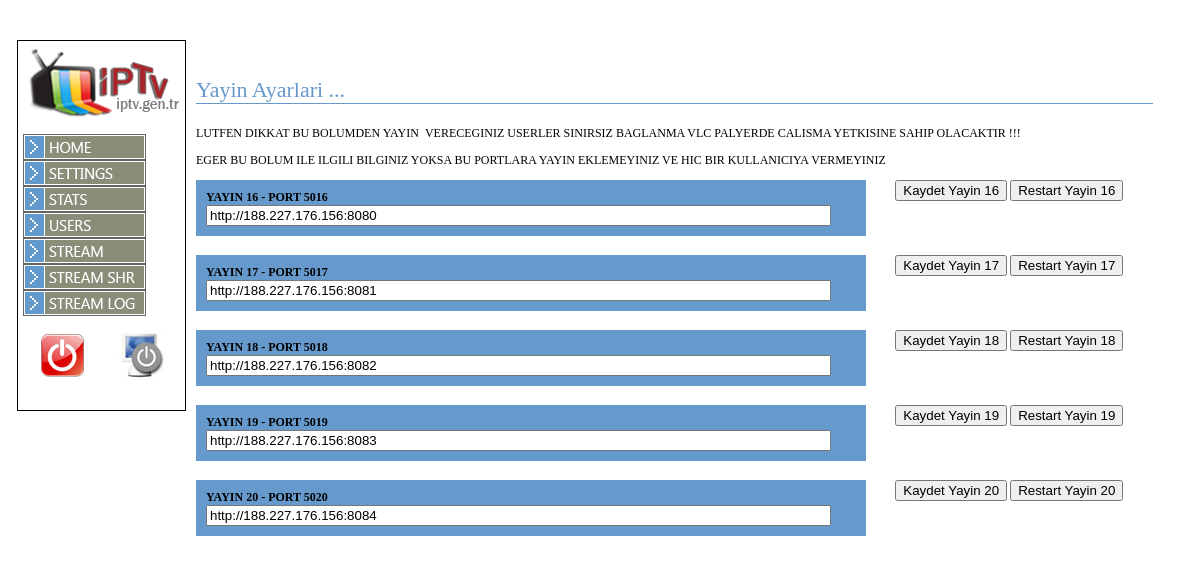
/var/html/nejat/paylas.php (signed in), run on the app's committed database.
### tables this page shows
CREATE TABLE `stream` (
  `id` bigint(20) NOT NULL AUTO_INCREMENT,
  `stream_server` varchar(200) NOT NULL DEFAULT '',
  PRIMARY KEY (`id`)
);

### var/html/nejat/dbc.php (called while the page is built, shortened)
<?php
function checkAdmin() {
if($_SESSION['user_level'] == ADMIN_LEVEL) {
return 1;
} else { return 0 ;
}
}
?>

### var/html/nejat/paylas.php (the view, shortened to what this page needs)
<?php
include 'dbc.php';
$rs_settings11 = mysql_query("select * from stream WHERE id='16' ");
$rs_settings12 = mysql_query("select * from stream WHERE id='17' ");
$rs_settings13 = mysql_query("select * from stream WHERE id='18' ");
$rs_settings14 = mysql_query("select * from stream WHERE id='19' ");
$rs_settings15 = mysql_query("select * from stream WHERE id='20' ");
?>
<html>
<head>
<link href="styles.css" rel="stylesheet" type="text/css">
</head>
<body>
<table width="100%" border="0" cellspacing="0" cellpadding="5" class="main">
  <tr>
    <td colspan="3">&nbsp;</td>
  </tr>
  <tr>
    <td width="160" valign="top"><?php
if (isset($_SESSION['user_id'])) {?>
<div class="myaccount">
<a href="http://iptv.gen.tr"><img src="logo.png" alt=""></a><br>
  <a href="myaccount.php"><img src="home.png" alt=""></a><br>
  <a href="mysettings.php"><img src="settings.png" alt=""></a><br>
<?php }
if (checkAdmin()) {
?>
  <a href="stat.php"><img src="stats.png" alt=""></a><br>
  <a href="admin.php?q=&qoption=recent&doSearch=Ara"><img src="users.png" alt=""></a><br>
  <a href="stream.php"><img src="stream.png" alt=""></a><br>
  <a href="paylas.php"><img src="streamsh.png" alt=""></a><br>
   <a href="streamlog.php"><img src="streamlog.png" alt=""></a><br>
<?php } ?>
<br>
<table width="100%" border="0" cellpadding="0" cellspacing="0">
  <tr>
    <th scope="col"><a href="logout.php"><img src="exit.png" alt=""></a></th>
    <th scope="col"><a href="serverreboot.php"><img src="reboot1.jpg" alt="SUNUCUYU REBOOT EDER"></a></th>
  </tr>
  </table>
  <br>
   <br>
</td>
    <td width="3500" valign="top"><p>&nbsp;</p>
<h3 class="titlehdr">Yayin Ayarlari ...</h3>
<p>LUTFEN DIKKAT BU BOLUMDEN YAYIN &nbsp;VERECEGINIZ USERLER SINIRSIZ BAGLANMA VLC PALYERDE CALISMA YETKISINE SAHIP OLACAKTIR !!!</p>
<p>EGER BU BOLUM ILE ILGILI BILGINIZ YOKSA  BU PORTLARA YAYIN EKLEMEYINIZ VE HIC BIR KULLANICIYA VERMEYINIZ</p>
          <?php while ($row_settings = mysql_fetch_array($rs_settings11)) {?>
      <form action="paylas.php" method="post" name="myform" id="myform">
        <table width="70%" border="0" align="left" cellpadding="3" cellspacing="3" class="forms">
          <tr>
            <td colspan="2"><strong>YAYIN 16 - PORT 5016</strong><br> <input name="yayin16" type="text" id="yayin16"  class="required" value="<?php echo $row_settings['stream_server']; ?>" size="75">
          </tr>
<?php } ?>
        </table>
        <p align="center">
          <input name="doSave" type="submit" id="doSave" value="Kaydet Yayin 16">
          <input name="doSave" type="submit" id="doSave" value="Restart Yayin 16">
      </form>
     <br>
     <br>
          <?php while ($row_settings = mysql_fetch_array($rs_settings12)) {?>
      <form action="paylas.php" method="post" name="myform" id="myform">
        <table width="70%" border="0" align="left" cellpadding="3" cellspacing="3" class="forms">
          <tr>
            <td colspan="2"><strong>YAYIN 17 - PORT 5017</strong><br> <input name="yayin17" type="text" id="yayin17"  class="required" value="<?php echo $row_settings['stream_server']; ?>" size="75">
          </tr>
<?php } ?>
        </table>
        <p align="center">
          <input name="doSave" type="submit" id="doSave" value="Kaydet Yayin 17">
          <input name="doSave" type="submit" id="doSave" value="Restart Yayin 17">
      </form>
 <br>
     <br>
<?php while ($row_settings = mysql_fetch_array($rs_settings13)) {?>
      <form action="paylas.php" method="post" name="myform" id="myform">
        <table width="70%" border="0" align="left" cellpadding="3" cellspacing="3" class="forms">
          <tr>
            <td colspan="2"><strong>YAYIN 18 - PORT 5018</strong><br> <input name="yayin18" type="text" id="yayin18"  class="required" value="<?php echo $row_settings['stream_server']; ?>" size="75">
          </tr>
<?php } ?>
        </table>
        <p align="center">
          <input name="doSave" type="submit" id="doSave" value="Kaydet Yayin 18">
          <input name="doSave" type="submit" id="doSave" value="Restart Yayin 18">
      </form>
<br>
     <br>
<?php while ($row_settings = mysql_fetch_array($rs_settings14)) {?>
      <form action="paylas.php" method="post" name="myform" id="myform">
        <table width="70%" border="0" align="left" cellpadding="3" cellspacing="3" class="forms">
          <tr>
            <td colspan="2"><strong>YAYIN 19 - PORT 5019</strong><br> <input name="yayin19" type="text" id="yayin19"  class="required" value="<?php echo $row_settings['stream_server']; ?>" size="75">
          </tr>
<?php } ?>
        </table>
        <p align="center">
          <input name="doSave" type="submit" id="doSave" value="Kaydet Yayin 19">
          <input name="doSave" type="submit" id="doSave" value="Restart Yayin 19">
      </form>
 <br>
     <br>
<?php while ($row_settings = mysql_fetch_array($rs_settings15)) {?>
      <form action="paylas.php" method="post" name="myform" id="myform">
        <table width="70%" border="0" align="left" cellpadding="3" cellspacing="3" class="forms">
          <tr>
            <td colspan="2"><strong>YAYIN 20 - PORT 5020</strong><br> <input name="yayin20" type="text" id="yayin20"  class="required" value="<?php echo $row_settings['stream_server']; ?>" size="75">
          </tr>
<?php } ?>
        </table>
        <p align="center">
          <input name="doSave" type="submit" id="doSave" value="Kaydet Yayin 20">
          <input name="doSave" type="submit" id="doSave" value="Restart Yayin 20">
      </form>
 <br>
     <br>
 <br>
     <br>
      <p align="right">&nbsp; </p></td>
    <td width="196" valign="top">&nbsp;</td>
  </tr>
</table>
</body>
</html>

### var/html/nejat/styles.css (style rules this page uses)
.forms { background-color: #6699CC; font: normal 12px verdana; padding: 3px; border: 1px solid #6699CC; }
.myaccount { background-color: ; font: normal 12px verdana; padding: 2px 5px; border: 1px solid ; }
a { color: #6699CC; }
.main { font: normal 12px verdana; padding: 2px; margin: 2px; }
.titlehdr { font: normal 22px verdana; color: #6699CC; border-bottom: 1px solid #6699CC; }

### data on the page
stream: yayin16 "http://188.227.176.156:8080"
stream: yayin17 "http://188.227.176.156:8081"
stream: yayin18 "http://188.227.176.156:8082"
stream: yayin19 "http://188.227.176.156:8083"
stream: yayin20 "http://188.227.176.156:8084"
